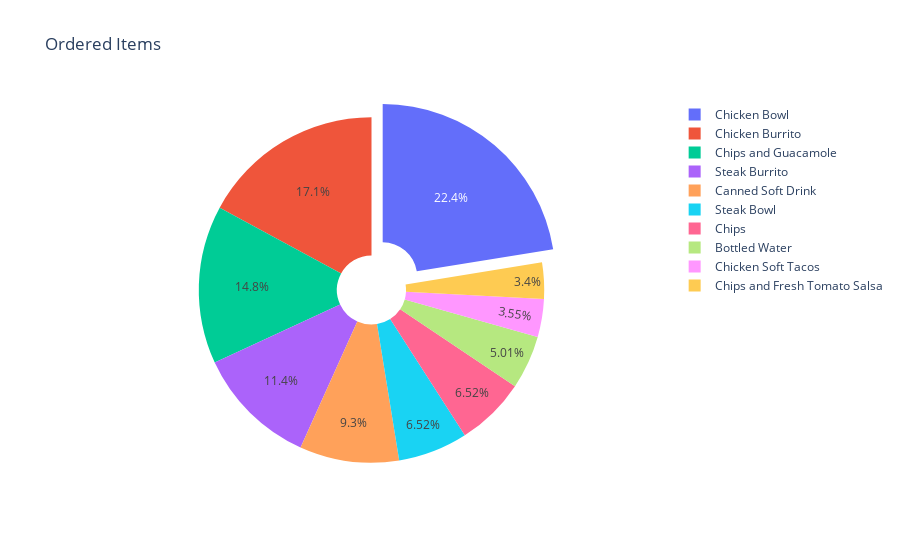

Source (notebook cell):
### Markdown cell above
Use `plotly`

### Code cell
# centered title
fig=px.pie(counts[:10], values=counts[:10], names=counts.index[:10], title='Ordered Items', hole=0.2)

# Pull out the slice for the year 2007
pull_values = [0.1 if item == 'Chicken Bowl' else 0 for item in counts.index[:10]]
fig.update_traces(pull=pull_values)

fig.show()

### Figure 1 — Plotly figure (JSON) as saved in the notebook; plotly's stock layout.template omitted (floating-point values rounded to 4 significant figures)
{"data": [{"domain": {"x": [0, 1], "y": [0, 1]}, "hole": 0.2, "hovertemplate": "label=%{label}<br>value=%{value}<extra></extra>", "labels": ["Chicken Bowl", "Chicken Burrito", "Chips and Guacamole", "Steak Burrito", "Canned Soft Drink", "Steak Bowl", "Chips", "Bottled Water", "Chicken Soft Tacos", "Chips and Fresh Tomato Salsa"], "legendgroup": "", "name": "", "pull": [0.1, 0, 0, 0, 0, 0, 0, 0, 0, 0], "showlegend": true, "type": "pie", "values": [726, 553, 479, 368, 301, 211, 211, 162, 115, 110]}], "layout": {"legend": {"tracegroupgap": 0}, "title": {"text": "Ordered Items"}}}
